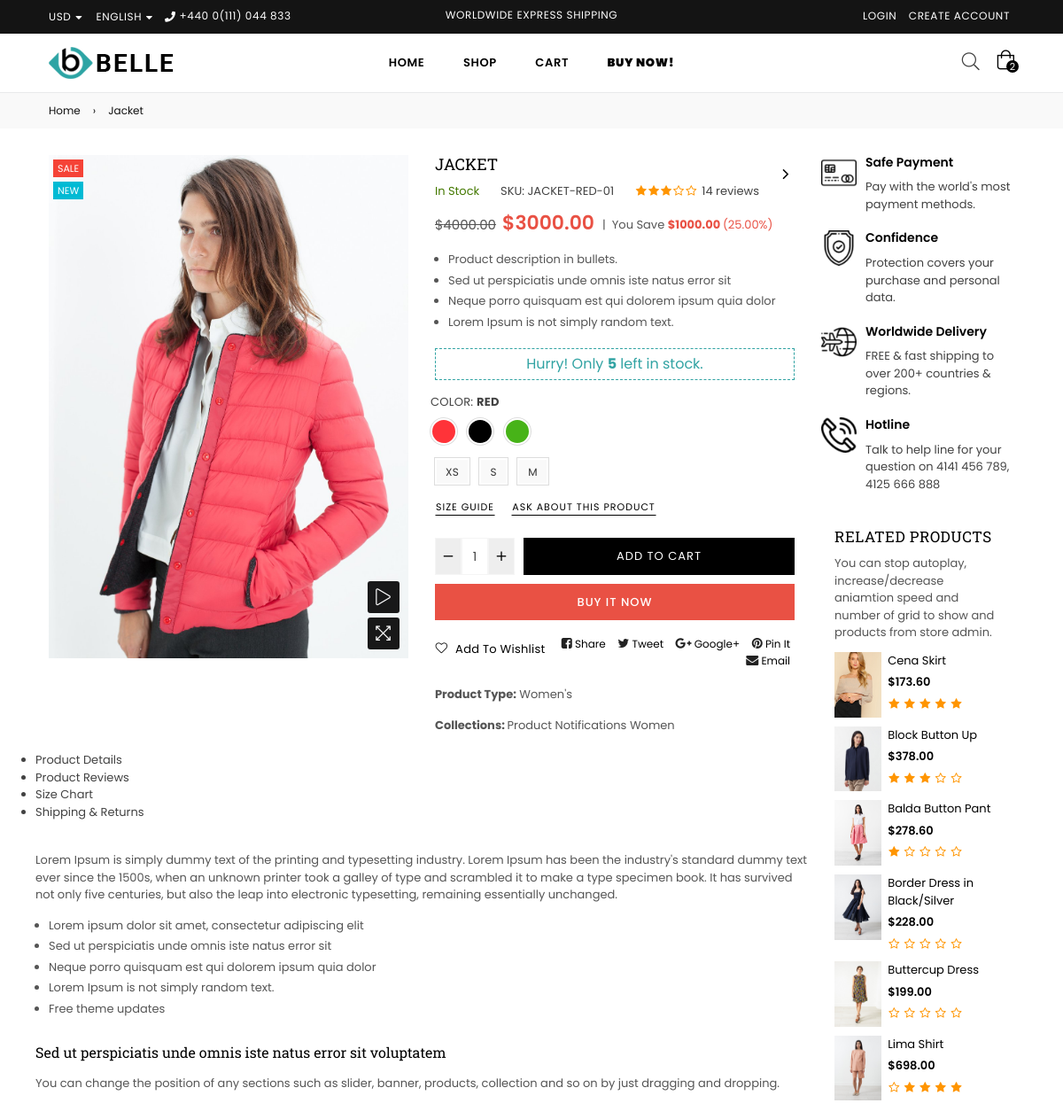
Before: /shop/product/jacket/ (upper part) with the older database file.
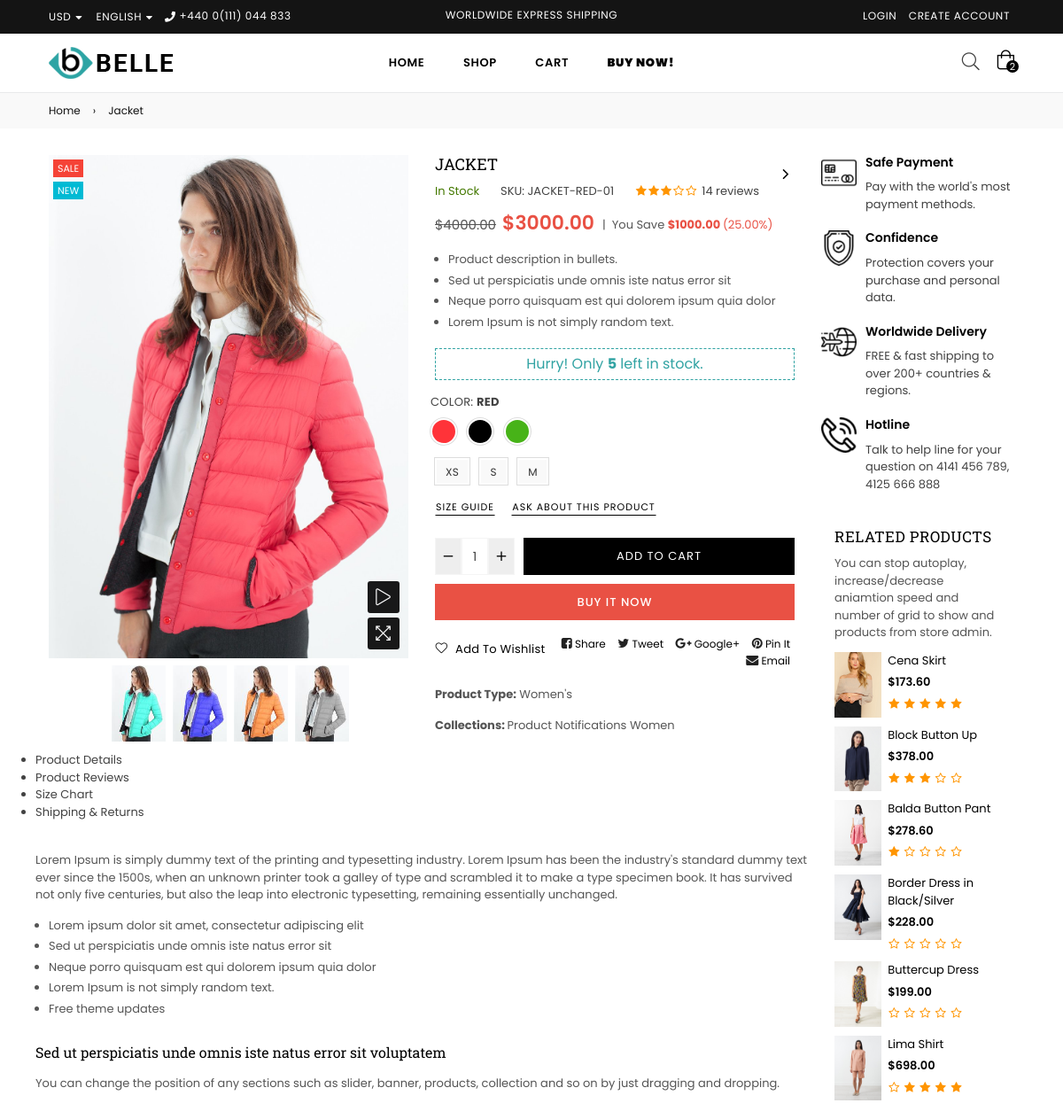
After: the same page with the newer database file.
### app/models.py (models this page shows, shortened)
class Color(models.Model):
    name = models.CharField(max_length=50, unique=True)  # e.g., "Red", "Black"
    code = models.CharField(max_length=7, unique=True)  # e.g., "#FF0000"

class Size(models.Model):
    name = models.CharField(max_length=10, unique=True)  # e.g., "XS", "S", "M", "L", "XL"
    def __str__(self):
        return self.name

class ProductBigImage(models.Model):
    product = models.ForeignKey(Product, related_name='big_images', on_delete=models.CASCADE)
    image = models.ImageField(upload_to='product_big_images/')
    alt_text = models.CharField(max_length=255, blank=True, null=True)
    width = models.PositiveIntegerField(null=True, blank=True)
    height = models.PositiveIntegerField(null=True, blank=True)

### app/views.py (the view)
# urls.py: path('product/<slug:slug>/', views.product_page, name='product'),
def product_page(request, slug):
    product = get_object_or_404(Product, slug=slug)
    variants = ProductImage.objects.all()
    big_variants = ProductBigImage.objects.all()
    you_saved, percentage_saved = None, None
    if product.price and product.discounted_price:
        you_saved = product.price - product.discounted_price
        percentage_saved = (you_saved / product.price) * 100
    if request.method == 'POST':
        form = ProductQueryAskForm(request.POST)
        if form.is_valid():
            form.save()
            messages.success(request, "Your query has been submitted successfully!")
            form = ProductQueryAskForm()
            return redirect('product', slug=slug)
        else:
            messages.error(request, "There was an error submitting your query. Please correct the form.")
    else:
        form = ProductQueryAskForm()
    context = {
        'product': product,
        'variants': variants,
        'big_variants': big_variants,
        'you_saved': you_saved,
        'percentage_saved': percentage_saved,
        'form': form,
    }
    return render(request, 'app/product_page.html', context)

### app/forms.py
class ProductQueryAskForm(forms.ModelForm):
    class Meta:
        model = ProductQueryAsk
        fields = ['name', 'email', 'phone_number', 'message']
        labels = {
            'name': _('Name'),
            'email': _('Email'),
            'phone_number': _('Phone Number'),
            'message': _('Message'),
        }
        widgets = {
            'name': forms.TextInput(attrs={
                'placeholder': 'Name', 'class': 'form-control'
            }),
            'email': forms.EmailInput(attrs={
                'placeholder': 'Email', 'class': 'form-control'
            }),
            'phone_number': forms.TextInput(attrs={
                'placeholder': 'Phone Number', 'class': 'form-control'
            }),
            'message': forms.Textarea(attrs={
                'placeholder': 'Message', 'class': 'form-control', 'rows': 10
            }),
        }

### app/templatetags/custom_filters.py (called while the page is built)
@register.filter
def negative(value):
    try:
        return -int(value)
    except (ValueError, TypeError):
        return value  # Return the original value if conversion fails

### app/templates/app/product_page.html (shortened to what the changed rows need)
{% extends 'base.html' %}
{% load static %}
{% load custom_filters %}
{% block content %}
   <div id="page-content">
    <div id="MainContent" class="main-content" role="main">
        <div id="ProductSection-product-template" class="product-template__container prstyle3 container-fluid">
            <div class="product-single product-single-1">
              <div class="left-content-product">
                    <div class="row">
                         <div class="col-lg-6 col-md-6 col-sm-12 col-12">
                            <div class="product-details-img product-single__photos bottom">
                                <div class="product-thumb product-thumb-1">
                                    <div id="gallery" class="product-dec-slider-1 product-tab-left">
                                      {% for big_variant in big_variants %}
                                      <a data-image="{{big_variant.image.url}}" data-zoom-image="{{big_variant.image.url}}" class="slick-slide slick-cloned" data-slick-index="{{ forloop.revcounter|negative }}" aria-hidden="true" tabindex="-1">
                                        <img class="blur-up lazyload" src="{{big_variant.image.url}}" alt="" />
                                    </a>
                                      {% endfor %}
                                    </div>
                                </div>
                            </div>
                        </div>
                        <div class="col-lg-6 col-md-6 col-sm-12 col-12">
                            <div class="product-single__meta">
                                <h1 class="product-single__title">{{product.name}}</h1>
                            <form method="post" action="{% url 'add_to_cart' product.slug %}" id="product_form_10508262282" accept-charset="UTF-8" class="product-form product-form-product-template hidedropdown" enctype="multipart/form-data">
                                <div class="swatch clearfix swatch-0 option1" data-option-index="0">
                                  {% for color in product.available_colors.all %}
                                    <div data-value="{{color.name}}" class="swatch-element color {{color.name|lower}} available">
                                      <label class="swatchLbl color small rounded" for="swatch-{{forloop.counter}}-{{color.name|lower}}" style="background-color:#{{color.code}};" title="{{color.name}}"></label>
                                    </div>
                                  {% endfor %}
                                </div>
                                <div class="swatch clearfix swatch-1 option2" data-option-index="1">
                                    <div class="product-form__item">
                                      {% for size in product.available_sizes.all %}
                                              <div data-value="{{ size }}" class="swatch-element {{ size|lower }} available">
                                                <label class="swatchLbl small flat" for="swatch-{{ forloop.counter }}-{{ size|lower }}" title="{{ size }}">{{ size }}</label>
                                            </div>
                                              {% endfor %}
                                    </div>
                                </div>
                            </form>
                        </div>
                        </div>
                    </div>
                </div>
                <div class="prSidebar sidebar-product">
                <div class="col-lg-12 col-md-12 col-sm-12 col-12">
                        <div class="related-product grid-products">
                          <header class="section-header">
                                <h2 class="section-header__title text-center h2"><span>Related Products</span></h2>
                            </header>
                        </div>
                    </div>
                </div>
            </div>
      </div>
</div>
</div>
</div>
{% endblock content %}

Changed rows visible on the page:
added ProductBigImage: image (picture)
added ProductBigImage: image (picture)
added ProductBigImage: image (picture)
added ProductBigImage: image (picture)
